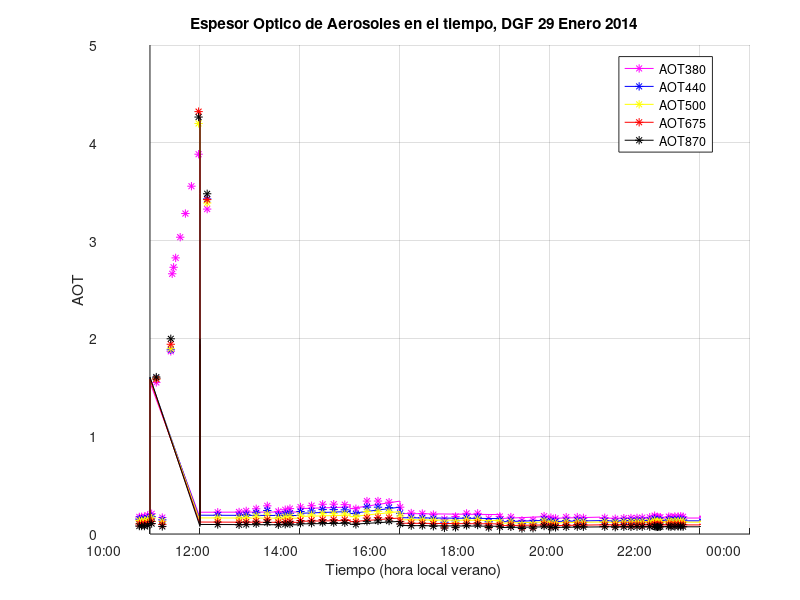

Recreate this plot in MATLAB.
clear all;

%load('dataCimel.mat')

load('fullDataCimel.mat')


% LOCAL TIME
%fechas = c.udate - datenum(0,0,0,3,0,0);



time_ini = datenum(2014,1,29,0,0,0);
time_fin = datenum(2014,1,30,0,0,0);

index = find( c.udate > time_ini & c.udate < time_fin);

hold on

plot(c.udate(index),c.AOT380(index),'-*m')

plot(c.udate(index),c.AOT440(index),'-*b')

plot(c.udate(index),c.AOT500(index),'-*y')

plot(c.udate(index),c.AOT675(index),'-*r')

plot(c.udate(index),c.AOT870(index),'-*k')

datetick('x', 'dd HH:MM')

grid on

title('Espesor Optico de Aerosoles en el tiempo, DGF 29 Enero 2014')
xlabel('Tiempo (hora local verano)')
ylabel('AOT')
legend('AOT380','AOT440','AOT500','AOT675','AOT870')

hold off



datetick('x', 'HH:MM')
